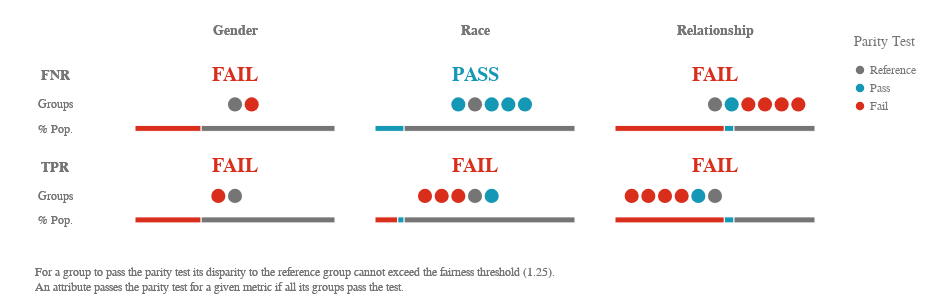

Here is the notebook cell this chart was saved with:
### Markdown cell above
Aequitas Visualisations:

### Code cell
ap.summary(bdf, metrics, fairness_threshold = disparity_tolerance)
